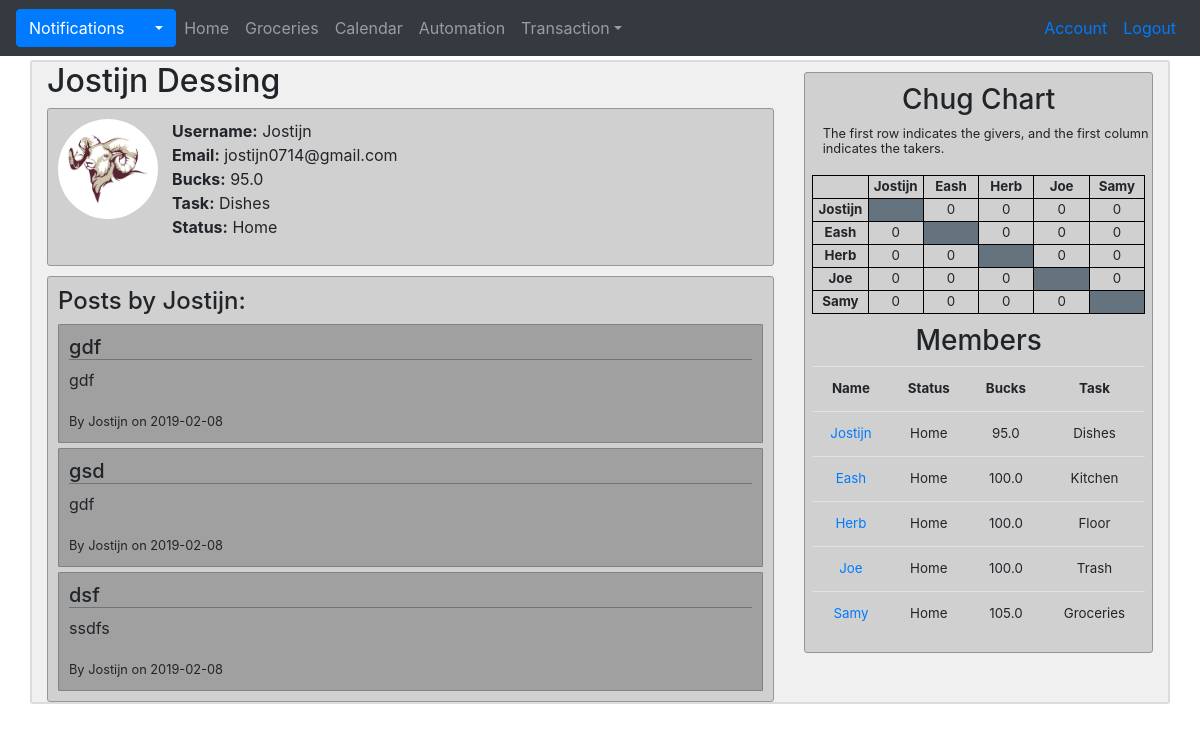
Page /user/Jostijn (signed in) on the committed database.
### G_app/models.py (models this page shows, shortened)
class User(db.Model, UserMixin):
    id = db.Column(db.Integer, primary_key = True)
    username = db.Column(db.String(20), unique=True, nullable=False)
    name = db.Column(db.String, nullable=False)
    email = db.Column(db.String(120), unique=True, nullable=False)
    image = db.Column(db.String(20), nullable=False, default='default.jpg')
    password = db.Column(db.String(60), nullable=False)
    status = db.Column(db.String, nullable=False)
    bucks = db.Column(db.Float, nullable=False)
    task = db.Column(db.String, nullable=False)
    done_weekly_vote = db.Column(db.Boolean, nullable=False, default=False)
    posts = db.relationship('Post', backref='author', lazy=True, foreign_keys='Post.id_user')
    posts_targeted = db.relationship('Post', backref='target', lazy=True, foreign_keys='Post.id_target')
    chugs_give = db.relationship('Chug', backref='giver', lazy=True, foreign_keys='Chug.id_giver')
    chugs_take = db.relationship('Chug', backref='taker', lazy=True, foreign_keys='Chug.id_taker')
    notifications = db.relationship('Notification', backref='target', lazy=True)
    payments_made = db.relationship('Transaction', backref='payer', lazy=True, foreign_keys='Transaction.id_payer')
    payments_received = db.relationship('Transaction', backref='payee', lazy=True, foreign_keys='Transaction.id_payee')
    challenges_made =  db.relationship('Challenge', backref='challenger', lazy=True, foreign_keys='Challenge.id_challenger')
    challenges_received =  db.relationship('Challenge', backref='challengee', lazy=True, foreign_keys='Challenge.id_challengee')
    bets_made =  db.relationship('Bet', backref='bookmaker', lazy=True, foreign_keys='Bet.id_bookmaker')
    bets_taken =  db.relationship('Bet', backref='bettaker', lazy=True, foreign_keys='Bet.id_bettaker')
    comments = db.relationship('Comment', backref='commenter', lazy=True)
    votes_made = db.relationship('Vote', backref='voter', lazy=True, foreign_keys='Vote.id_voter')
    votes_received = db.relationship('Vote', backref='candidate', lazy=True, foreign_keys='Vote.id_candidate')
    weekly_votes = db.relationship('WeeklyVote', backref='subject', lazy=True, foreign_keys='WeeklyVote.id_subject')
    def new_notifications(self):
        return Notification.query.filter_by(user_id=self.id, seen=False).all()

class Post(db.Model):
    id = db.Column(db.Integer, primary_key = True)
    title = db.Column(db.String(100), nullable=False, default='')
    date_posted = db.Column(db.DateTime, nullable=False, default=datetime.utcnow)
    content = db.Column(db.Text, nullable=False)
    type = db.Column(db.String(50), nullable=False, default='General')
    rating = db.Column(db.Float)
    can_vote = db.Column(db.Boolean, nullable=False, default=False)
    voted = db.Column(db.String(150))
    image = db.Column(db.String(150))
    id_user = db.Column(db.Integer, db.ForeignKey('user.id'), nullable=False)
    id_target = db.Column(db.Integer, db.ForeignKey('user.id'))
    comments = db.relationship('Comment', backref='original_post', lazy=True)

### G_app/users/routes.py (the view)
@users.route("/user/<username>")
@login_required
def profile(username):
    user = User.query.filter_by(username=username).first()
    if user:
        user_image = url_for('static', filename="profile_pics/{}".format(user.image))
        return render_template('profile.html', user=user, user_image=user_image)
    else:
        return abort(404)

### G_app/models.py (called while the page is built)
@login_manager.user_loader
def load_user(user_id):
    return User.query.get(int(user_id))

### G_app/users/routes.py (called while the page is built)
@users.context_processor
def context_processor():
    chug = chug_matrix()
    members=member_ls()
    return dict(chug=chug, members=members)

### G_app/users/utils.py (called while the page is built)
def member_ls():
    members = User.query.all()
    members.pop(5)
    return members

def chug_matrix():
    matrix = [
        [None, 0, 0, 0, 0],
        [0, None, 0, 0, 0],
        [0, 0, None, 0, 0],
        [0, 0, 0, None, 0],
        [0, 0, 0, 0, None]
    ]
    chugs_to_be_taken = Chug.query.filter_by(taken=False).all()
    for chug in chugs_to_be_taken:
        matrix[chug.id_taker - 1][chug.id_giver - 1] += 1
    return matrix

### G_app/templates/profile.html
{% extends "layout.html" %}
  {% block content %}
    <h2>{{ user.name }}</h2>
    <div class="account-section">
      <div class="media">
        <img class="rounded-circle account-img" src="{{ user_image }}" alt="user_image">
        <div class="media-body">
          <p>
            <b>Username:</b> {{ user.username }}<br>
            <b>Email:</b> {{ user.email }}<br>
            <b>Bucks:</b> {{ user.bucks }}<br>
            <b>Task:</b> {{ user.task }}<br>
            <b>Status:</b> {{ user.status }}
          </p>
        </div>
      </div>
    </div>
    <div class="account-section" style="margin-top:10px">
      <h4>Posts by {{ user.username }}:</h4>
      {% for post in user.posts %}
        <div class="post-section">
          <h5 class="border-bottom border-secondary">{{ post.title }}</h5>
          <p>{{ post.content }}</p>
          <small>By {{ post.author.username }} on {{ post.date_posted.date() }}</small>
        </div>
      {% endfor %}
    </div>
  {% endblock %}

### G_app/templates/layout.html (shortened to what this page needs)
<!DOCTYPE html>
<html>
  <head>
    <link rel="stylesheet" href="https://stackpath.bootstrapcdn.com/bootstrap/4.2.1/css/bootstrap.min.css">
    <link rel='stylesheet' href='https://use.fontawesome.com/releases/v5.7.0/css/all.css'>
    <link rel="stylesheet" type="text/css" href="{{ url_for('static', filename='main.css') }}">
  </head>
  <body style="background-image: url('{{ url_for('static', filename='images/our_goat.jpg') }}')">
    <div class="container d-none d-sm-block">
      <nav class="navbar bg-dark navbar-expand navbar-dark fixed-top">
        {% if current_user.is_authenticated %}
          {% set new_notifications = current_user.new_notifications()|length %}
          <div class="dropdown">
            <button class="btn btn-primary dropdown-toggle" id="notification-toggle" onclick="update_notification_list('{{ url_for('main.your_notifications', user_id=current_user.id) }}')" type="button" data-toggle="dropdown">Notifications
            </button>
          </div>
            {% set new_notifications = current_user.new_notifications()|length %}
          <ul class="navbar-nav mr-auto">
            <li class={% block home_active %}{% endblock %}><a class="nav-link" href="{{ url_for('main.home') }}">Home</a></li>
            <li class={% block groceries_active %}{% endblock %}><a class="nav-link" href="{{ url_for('main.groceries') }}">Groceries</a></li>
            <li class={% block calendar_active %}{% endblock %}><a class="nav-link" href=#>Calendar</a></li>
            <li class={% block automation_active %}{% endblock %}><a class="nav-link" href=#>Automation</a></li>
            <li class="nav-item dropdown">
              <a class="nav-link dropdown-toggle" href="#" id="navbardrop" data-toggle="dropdown">Transaction</a>
            </li>
          </ul>
        {% endif %}
        <ul class="navbar-nav ml-auto">
          {% if current_user.is_authenticated %}
            <li class="nav-item"><a class="nav-link text-primary" href="{{ url_for('users.account') }}">Account</a></li>
            <li class="nav-item"><a class="nav-link text-primary" href="{{ url_for('users.logout') }}">Logout</a></li>
          {% else %}
            <li class="nav-item"><a class="nav-link text-primary" href="{{ url_for('users.login') }}">Login</a></li>
          {% endif %}
        </ul>
      </nav>
    </div>
    <div class="container d-none d-sm-block mb-3" id="main" style="margin-top:60px">
      <div class="row">
        <div class="col-lg-8">
            {% block content %}
            {% endblock %}
          </div>
        <div class="col-lg-4">
          {% if current_user.is_authenticated %}
            <div class="sidebar">
              <h3 style="margin-top:10px">Chug Chart</h3>
              <div class="sidebar-info">
                <small>The first row indicates the givers, and the first column indicates the takers.</small>
              </div>
              <table id="chug">
                <tr>
                  <th id="chug"></th>
                  {% for member in members %}
                    <th id="chug">{{ member.username }}</th>
                  {% endfor %}
                </tr>
                {% for row in range(5) %}
                  <tr>
                    <th id="chug">{{members[row].username}}</th>
                    {% for col in range(5) %}
                      {% if chug[row][col] != None %}
                        <td id="chug">{{ chug[row][col] }}</td>
                      {% else %}
                        <td id="chug" bgcolor="#65737e"></td>
                      {% endif %}
                    {% endfor %}
                  </tr>
                {% endfor %}
              </table>
              <h3 style="margin-top:10px">Members</h3>
              <table class="table" id="members">
                <tr>
                  <th>Name</th>
                  <th>Status</th>
                  <th>Bucks</th>
                  <th>Task</th>
                </tr>
                {% for member in members %}
                  <tr>
                    <td><a href="{{ url_for('users.profile', username=member.username) }}">{{ member.username }}</a></td>
                    <td>{{ member.status }}</td>
                    <td>{{ member.bucks }}</td>
                    <td>{{ member.task }}</td>
                  </tr>
                {% endfor %}
              </table>
            </div>
          {% endif %}
        </div>
      </div>
    </div>
  </body>
</html>

### G_app/static/main.css (style rules this page uses)
body { background-size: cover; }
.container#main { background-color: rgba(230, 230, 230, 0.6); border: 2px solid rgb(220, 220, 220); border-radius: 3px; width: 100%; }
.account-section { background-color: rgba(200, 200, 200, 0.8); border: 0.5px solid rgb(150, 150, 150); border-radius: 3px; padding: 10px; }
.post-section { margin-top: 5px; background-color: rgb(160, 160, 160); border: 0.5px solid rgb(130, 130, 130); border-radius: 1px; padding: 10px; }
.account-img { height: 100px; width: 100px; margin-right: 2%; }
.sidebar { text-align: center; background-color: rgba(200, 200, 200, 0.8); border: 0.5px solid rgb(150, 150, 150); border-radius: 3px; margin-top: 3%; margin-bottom: 3%; }
.sidebar-info { line-height: 0.95; text-align: left; margin-left: 5%; }
table#members { width: 96%; margin-left: 2%; margin-right: 2%; font-size: 10pt; }
table#chug { ; width: 96%; margin-left: 2%; margin-right: 2%; table-layout: fixed; font-size: 10pt; margin-top: 20px; }
table#chug, th#chug, td#chug { border: 1px solid black; }

### rows in the picture
User: name "Jostijn Dessing", username "Jostijn", email "jostijn0714@gmail.com", bucks "95.0", task "Dishes", status "Home", username "Jostijn"
Post: title "gdf", content "gdf", author.username "Jostijn", date_posted "2019-02-08"
Post: title "gsd", content "gdf", author.username "Jostijn", date_posted "2019-02-08"
Post: title "dsf", content "ssdfs", author.username "Jostijn", date_posted "2019-02-08"
User: username "Eash", username "Eash", status "Home", bucks "100.0", task "Kitchen"
User: username "Herb", username "Herb", status "Home", bucks "100.0", task "Floor"
User: username "Joe", username "Joe", status "Home", bucks "100.0", task "Trash"
User: username "Samy", username "Samy", status "Home", bucks "105.0", task "Groceries"

### other values in the picture
{{ chug[row][col] }} "0" "0" "0" "0" "0" "0" "0" "0" "0" "0" "0" "0" "0" "0" "0" "0" "0" "0" "0" "0"
